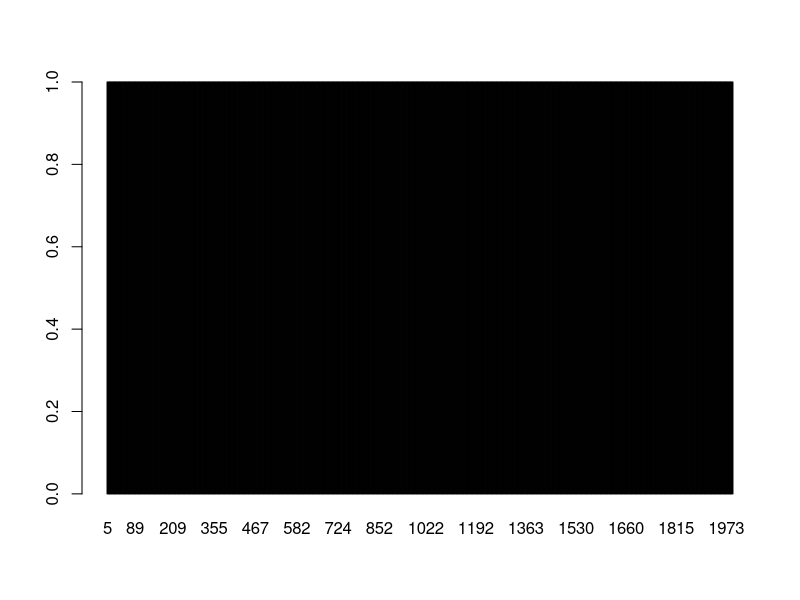
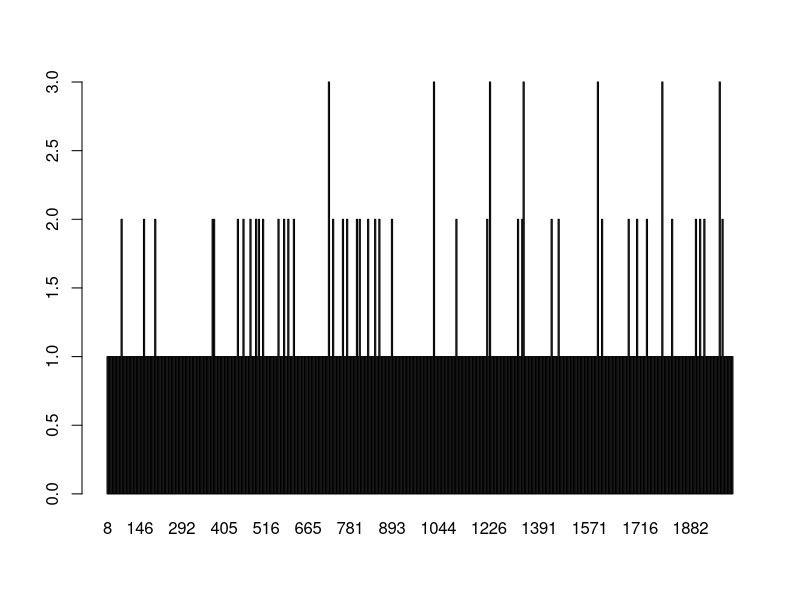
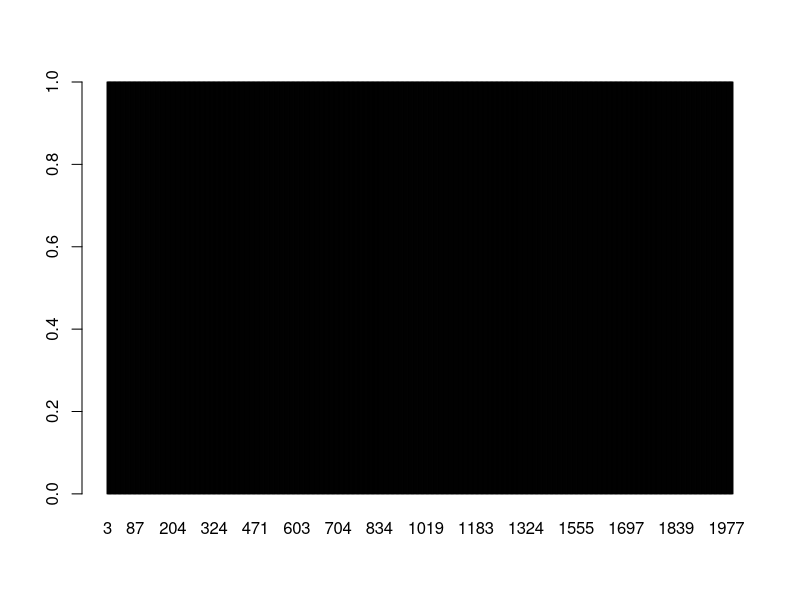

Recreate these plots in R, in order.
# Randomly sample number of rows from dataframe in R


# first create a dummy dataframe
df <- data.frame(
  id = c(1:2000),              # first column
  age= rnorm(2000,35,15),      # second column
  income=rnorm(2000,5000,2000) # third column
)

class(df) # check our newly data, this is a data.frame class object


# Method 1 ----------------------------------------------------------------
n <- 500 # total numbers to extract

set.seed(1) # set seed
new_df <- df[sample(nrow(df), n,replace = F), ] # subset rows using sample() function
barplot(table(new_df$id))  # no repetition due to replace argument FALSE

set.seed(2)
new_df1 <- df[sample(nrow(df), n,replace = T), ] # with replacement
barplot(table(new_df1$id)) # number of times sample repetition for ids


# Method 2 ----------------------------------------------------------------
library(dplyr) # using dplyr package

set.seed(3)
new_df2 <- sample_n(df,size = n,replace = F) # sample rows randomly
barplot(table(new_df2$id))

set.seed(4)
new_df3 <- sample_frac(tbl = df,0.50) # sample 50% of the data
length(new_df3$id)
new_df3

